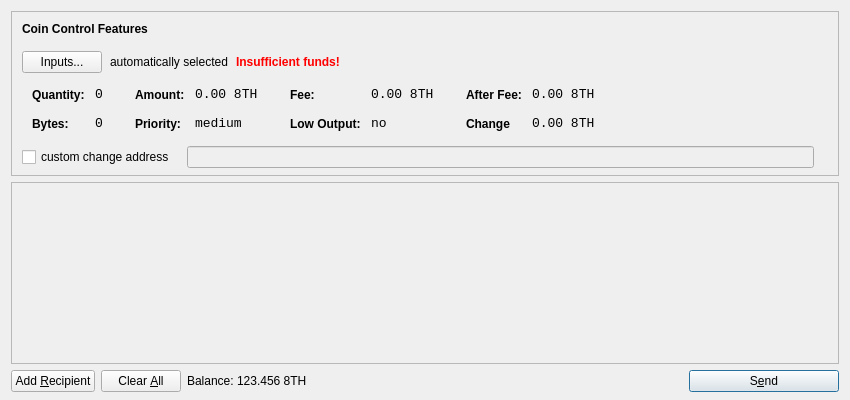
<?xml version="1.0" encoding="UTF-8"?>
<ui version="4.0">
 <class>SendCoinsDialog</class>
 <widget class="QDialog" name="SendCoinsDialog">
  <property name="geometry">
   <rect>
    <x>0</x>
    <y>0</y>
    <width>850</width>
    <height>400</height>
   </rect>
  </property>
  <property name="windowTitle">
   <string>Send Coins</string>
  </property>
  <layout class="QVBoxLayout" name="verticalLayout" stretch="0,1,0">
   <property name="bottomMargin">
    <number>8</number>
   </property>
   <item>
    <widget class="QFrame" name="frameCoinControl">
     <property name="sizePolicy">
      <sizepolicy hsizetype="Expanding" vsizetype="Expanding">
       <horstretch>0</horstretch>
       <verstretch>0</verstretch>
      </sizepolicy>
     </property>
     <property name="maximumSize">
      <size>
       <width>16777215</width>
       <height>16777215</height>
      </size>
     </property>
     <property name="frameShape">
      <enum>QFrame::StyledPanel</enum>
     </property>
     <property name="frameShadow">
      <enum>QFrame::Sunken</enum>
     </property>
     <layout class="QVBoxLayout" name="verticalLayoutCoinControl2">
      <property name="spacing">
       <number>-1</number>
      </property>
      <property name="leftMargin">
       <number>0</number>
      </property>
      <property name="topMargin">
       <number>0</number>
      </property>
      <property name="rightMargin">
       <number>0</number>
      </property>
      <property name="bottomMargin">
       <number>6</number>
      </property>
      <item>
       <layout class="QVBoxLayout" name="verticalLayoutCoinControl" stretch="0,0,0,0,1">
        <property name="spacing">
         <number>0</number>
        </property>
        <property name="leftMargin">
         <number>10</number>
        </property>
        <property name="topMargin">
         <number>10</number>
        </property>
        <item>
         <layout class="QHBoxLayout" name="horizontalLayoutCoinControl1">
          <property name="bottomMargin">
           <number>15</number>
          </property>
          <item>
           <widget class="QLabel" name="labelCoinControlFeatures">
            <property name="sizePolicy">
             <sizepolicy hsizetype="Preferred" vsizetype="Maximum">
              <horstretch>0</horstretch>
              <verstretch>0</verstretch>
             </sizepolicy>
            </property>
            <property name="font">
             <font>
              <weight>75</weight>
              <bold>true</bold>
             </font>
            </property>
            <property name="styleSheet">
             <string notr="true">font-weight:bold;</string>
            </property>
            <property name="text">
             <string>Coin Control Features</string>
            </property>
           </widget>
          </item>
         </layout>
        </item>
        <item>
         <layout class="QHBoxLayout" name="horizontalLayoutCoinControl2" stretch="0,0,0,0">
          <property name="spacing">
           <number>8</number>
          </property>
          <property name="bottomMargin">
           <number>10</number>
          </property>
          <item>
           <widget class="QPushButton" name="pushButtonCoinControl">
            <property name="styleSheet">
             <string notr="true"/>
            </property>
            <property name="text">
             <string>Inputs...</string>
            </property>
           </widget>
          </item>
          <item>
           <widget class="QLabel" name="labelCoinControlAutomaticallySelected">
            <property name="text">
             <string>automatically selected</string>
            </property>
            <property name="margin">
             <number>5</number>
            </property>
           </widget>
          </item>
          <item>
           <widget class="QLabel" name="labelCoinControlInsuffFunds">
            <property name="font">
             <font>
              <weight>75</weight>
              <bold>true</bold>
             </font>
            </property>
            <property name="styleSheet">
             <string notr="true">color:red;font-weight:bold;</string>
            </property>
            <property name="text">
             <string>Insufficient funds!</string>
            </property>
            <property name="margin">
             <number>5</number>
            </property>
           </widget>
          </item>
          <item>
           <spacer name="horizontalSpacerCoinControl">
            <property name="orientation">
             <enum>Qt::Horizontal</enum>
            </property>
            <property name="sizeHint" stdset="0">
             <size>
              <width>40</width>
              <height>1</height>
             </size>
            </property>
           </spacer>
          </item>
         </layout>
        </item>
        <item>
         <widget class="QWidget" name="widgetCoinControl" native="true">
          <property name="sizePolicy">
           <sizepolicy hsizetype="Preferred" vsizetype="Preferred">
            <horstretch>0</horstretch>
            <verstretch>0</verstretch>
           </sizepolicy>
          </property>
          <property name="minimumSize">
           <size>
            <width>0</width>
            <height>0</height>
           </size>
          </property>
          <property name="styleSheet">
           <string notr="true"/>
          </property>
          <layout class="QHBoxLayout" name="horizontalLayoutCoinControl5">
           <property name="margin">
            <number>0</number>
           </property>
           <item>
            <layout class="QHBoxLayout" name="horizontalLayoutCoinControl3" stretch="0,0,0,1">
             <property name="spacing">
              <number>20</number>
             </property>
             <property name="topMargin">
              <number>0</number>
             </property>
             <property name="bottomMargin">
              <number>10</number>
             </property>
             <item>
              <layout class="QFormLayout" name="formLayoutCoinControl1">
               <property name="horizontalSpacing">
                <number>10</number>
               </property>
               <property name="verticalSpacing">
                <number>14</number>
               </property>
               <property name="leftMargin">
                <number>10</number>
               </property>
               <property name="topMargin">
                <number>4</number>
               </property>
               <property name="rightMargin">
                <number>6</number>
               </property>
               <item row="0" column="0">
                <widget class="QLabel" name="labelCoinControlQuantityText">
                 <property name="styleSheet">
                  <string notr="true">font-weight:bold;</string>
                 </property>
                 <property name="text">
                  <string>Quantity:</string>
                 </property>
                 <property name="margin">
                  <number>0</number>
                 </property>
                </widget>
               </item>
               <item row="0" column="1">
                <widget class="QLabel" name="labelCoinControlQuantity">
                 <property name="font">
                  <font>
                   <family>Monospace</family>
                   <pointsize>10</pointsize>
                  </font>
                 </property>
                 <property name="cursor">
                  <cursorShape>IBeamCursor</cursorShape>
                 </property>
                 <property name="contextMenuPolicy">
                  <enum>Qt::ActionsContextMenu</enum>
                 </property>
                 <property name="text">
                  <string>0</string>
                 </property>
                 <property name="margin">
                  <number>0</number>
                 </property>
                 <property name="textInteractionFlags">
                  <set>Qt::LinksAccessibleByMouse|Qt::TextSelectableByKeyboard|Qt::TextSelectableByMouse</set>
                 </property>
                </widget>
               </item>
               <item row="1" column="0">
                <widget class="QLabel" name="labelCoinControlBytesText">
                 <property name="styleSheet">
                  <string notr="true">font-weight:bold;</string>
                 </property>
                 <property name="text">
                  <string>Bytes:</string>
                 </property>
                </widget>
               </item>
               <item row="1" column="1">
                <widget class="QLabel" name="labelCoinControlBytes">
                 <property name="font">
                  <font>
                   <family>Monospace</family>
                   <pointsize>10</pointsize>
                  </font>
                 </property>
                 <property name="cursor">
                  <cursorShape>IBeamCursor</cursorShape>
                 </property>
                 <property name="contextMenuPolicy">
                  <enum>Qt::ActionsContextMenu</enum>
                 </property>
                 <property name="text">
                  <string>0</string>
                 </property>
                 <property name="textInteractionFlags">
                  <set>Qt::LinksAccessibleByMouse|Qt::TextSelectableByKeyboard|Qt::TextSelectableByMouse</set>
                 </property>
                </widget>
               </item>
              </layout>
             </item>
             <item>
              <layout class="QFormLayout" name="formLayoutCoinControl2">
               <property name="horizontalSpacing">
                <number>10</number>
               </property>
               <property name="verticalSpacing">
                <number>14</number>
               </property>
               <property name="leftMargin">
                <number>6</number>
               </property>
               <property name="topMargin">
                <number>4</number>
               </property>
               <property name="rightMargin">
                <number>6</number>
               </property>
               <item row="0" column="0">
                <widget class="QLabel" name="labelCoinControlAmountText">
                 <property name="styleSheet">
                  <string notr="true">font-weight:bold;</string>
                 </property>
                 <property name="text">
                  <string>Amount:</string>
                 </property>
                 <property name="margin">
                  <number>0</number>
                 </property>
                </widget>
               </item>
               <item row="0" column="1">
                <widget class="QLabel" name="labelCoinControlAmount">
                 <property name="font">
                  <font>
                   <family>Monospace</family>
                   <pointsize>10</pointsize>
                  </font>
                 </property>
                 <property name="cursor">
                  <cursorShape>IBeamCursor</cursorShape>
                 </property>
                 <property name="contextMenuPolicy">
                  <enum>Qt::ActionsContextMenu</enum>
                 </property>
                 <property name="text">
                  <string>0.00 8TH</string>
                 </property>
                 <property name="textInteractionFlags">
                  <set>Qt::LinksAccessibleByMouse|Qt::TextSelectableByKeyboard|Qt::TextSelectableByMouse</set>
                 </property>
                </widget>
               </item>
               <item row="1" column="0">
                <widget class="QLabel" name="labelCoinControlPriorityText">
                 <property name="styleSheet">
                  <string notr="true">font-weight:bold;</string>
                 </property>
                 <property name="text">
                  <string>Priority:</string>
                 </property>
                </widget>
               </item>
               <item row="1" column="1">
                <widget class="QLabel" name="labelCoinControlPriority">
                 <property name="font">
                  <font>
                   <family>Monospace</family>
                   <pointsize>10</pointsize>
                  </font>
                 </property>
                 <property name="cursor">
                  <cursorShape>IBeamCursor</cursorShape>
                 </property>
                 <property name="contextMenuPolicy">
                  <enum>Qt::ActionsContextMenu</enum>
                 </property>
                 <property name="text">
                  <string>medium</string>
                 </property>
                 <property name="textInteractionFlags">
                  <set>Qt::LinksAccessibleByMouse|Qt::TextSelectableByKeyboard|Qt::TextSelectableByMouse</set>
                 </property>
                </widget>
               </item>
              </layout>
             </item>
             <item>
              <layout class="QFormLayout" name="formLayoutCoinControl3">
               <property name="horizontalSpacing">
                <number>10</number>
               </property>
               <property name="verticalSpacing">
                <number>14</number>
               </property>
               <property name="leftMargin">
                <number>6</number>
               </property>
               <property name="topMargin">
                <number>4</number>
               </property>
               <property name="rightMargin">
                <number>6</number>
               </property>
               <item row="0" column="0">
                <widget class="QLabel" name="labelCoinControlFeeText">
                 <property name="styleSheet">
                  <string notr="true">font-weight:bold;</string>
                 </property>
                 <property name="text">
                  <string>Fee:</string>
                 </property>
                 <property name="margin">
                  <number>0</number>
                 </property>
                </widget>
               </item>
               <item row="0" column="1">
                <widget class="QLabel" name="labelCoinControlFee">
                 <property name="font">
                  <font>
                   <family>Monospace</family>
                   <pointsize>10</pointsize>
                  </font>
                 </property>
                 <property name="cursor">
                  <cursorShape>IBeamCursor</cursorShape>
                 </property>
                 <property name="contextMenuPolicy">
                  <enum>Qt::ActionsContextMenu</enum>
                 </property>
                 <property name="text">
                  <string>0.00 8TH</string>
                 </property>
                 <property name="textInteractionFlags">
                  <set>Qt::LinksAccessibleByMouse|Qt::TextSelectableByKeyboard|Qt::TextSelectableByMouse</set>
                 </property>
                </widget>
               </item>
               <item row="1" column="0">
                <widget class="QLabel" name="labelCoinControlLowOutputText">
                 <property name="styleSheet">
                  <string notr="true">font-weight:bold;</string>
                 </property>
                 <property name="text">
                  <string>Low Output:</string>
                 </property>
                </widget>
               </item>
               <item row="1" column="1">
                <widget class="QLabel" name="labelCoinControlLowOutput">
                 <property name="font">
                  <font>
                   <family>Monospace</family>
                   <pointsize>10</pointsize>
                  </font>
                 </property>
                 <property name="cursor">
                  <cursorShape>IBeamCursor</cursorShape>
                 </property>
                 <property name="contextMenuPolicy">
                  <enum>Qt::ActionsContextMenu</enum>
                 </property>
                 <property name="text">
                  <string>no</string>
                 </property>
                 <property name="textInteractionFlags">
                  <set>Qt::LinksAccessibleByMouse|Qt::TextSelectableByKeyboard|Qt::TextSelectableByMouse</set>
                 </property>
                </widget>
               </item>
              </layout>
             </item>
             <item>
              <layout class="QFormLayout" name="formLayoutCoinControl4">
               <property name="horizontalSpacing">
                <number>10</number>
               </property>
               <property name="verticalSpacing">
                <number>14</number>
               </property>
               <property name="leftMargin">
                <number>6</number>
               </property>
               <property name="topMargin">
                <number>4</number>
               </property>
               <property name="rightMargin">
                <number>6</number>
               </property>
               <item row="0" column="0">
                <widget class="QLabel" name="labelCoinControlAfterFeeText">
                 <property name="styleSheet">
                  <string notr="true">font-weight:bold;</string>
                 </property>
                 <property name="text">
                  <string>After Fee:</string>
                 </property>
                 <property name="margin">
                  <number>0</number>
                 </property>
                </widget>
               </item>
               <item row="0" column="1">
                <widget class="QLabel" name="labelCoinControlAfterFee">
                 <property name="font">
                  <font>
                   <family>Monospace</family>
                   <pointsize>10</pointsize>
                  </font>
                 </property>
                 <property name="cursor">
                  <cursorShape>IBeamCursor</cursorShape>
                 </property>
                 <property name="contextMenuPolicy">
                  <enum>Qt::ActionsContextMenu</enum>
                 </property>
                 <property name="text">
                  <string>0.00 8TH</string>
                 </property>
                 <property name="textInteractionFlags">
                  <set>Qt::LinksAccessibleByMouse|Qt::TextSelectableByKeyboard|Qt::TextSelectableByMouse</set>
                 </property>
                </widget>
               </item>
               <item row="1" column="0">
                <widget class="QLabel" name="labelCoinControlChangeText">
                 <property name="styleSheet">
                  <string notr="true">font-weight:bold;</string>
                 </property>
                 <property name="text">
                  <string>Change</string>
                 </property>
                </widget>
               </item>
               <item row="1" column="1">
                <widget class="QLabel" name="labelCoinControlChange">
                 <property name="font">
                  <font>
                   <family>Monospace</family>
                   <pointsize>10</pointsize>
                  </font>
                 </property>
                 <property name="cursor">
                  <cursorShape>IBeamCursor</cursorShape>
                 </property>
                 <property name="contextMenuPolicy">
                  <enum>Qt::ActionsContextMenu</enum>
                 </property>
                 <property name="text">
                  <string>0.00 8TH</string>
                 </property>
                 <property name="textInteractionFlags">
                  <set>Qt::LinksAccessibleByMouse|Qt::TextSelectableByKeyboard|Qt::TextSelectableByMouse</set>
                 </property>
                </widget>
               </item>
              </layout>
             </item>
            </layout>
           </item>
          </layout>
         </widget>
        </item>
        <item>
         <layout class="QHBoxLayout" name="horizontalLayoutCoinControl4" stretch="0,0,0">
          <property name="spacing">
           <number>12</number>
          </property>
          <property name="sizeConstraint">
           <enum>QLayout::SetDefaultConstraint</enum>
          </property>
          <property name="topMargin">
           <number>5</number>
          </property>
          <property name="rightMargin">
           <number>5</number>
          </property>
          <item>
           <widget class="QCheckBox" name="checkBoxCoinControlChange">
            <property name="text">
             <string>custom change address</string>
            </property>
           </widget>
          </item>
          <item>
           <widget class="QLineEdit" name="lineEditCoinControlChange">
            <property name="enabled">
             <bool>false</bool>
            </property>
            <property name="sizePolicy">
             <sizepolicy hsizetype="Expanding" vsizetype="Fixed">
              <horstretch>0</horstretch>
              <verstretch>0</verstretch>
             </sizepolicy>
            </property>
           </widget>
          </item>
          <item>
           <widget class="QLabel" name="labelCoinControlChangeLabel">
            <property name="sizePolicy">
             <sizepolicy hsizetype="Preferred" vsizetype="Expanding">
              <horstretch>0</horstretch>
              <verstretch>0</verstretch>
             </sizepolicy>
            </property>
            <property name="minimumSize">
             <size>
              <width>0</width>
              <height>0</height>
             </size>
            </property>
            <property name="text">
             <string/>
            </property>
            <property name="margin">
             <number>3</number>
            </property>
           </widget>
          </item>
         </layout>
        </item>
        <item>
         <spacer name="verticalSpacerCoinControl">
          <property name="orientation">
           <enum>Qt::Vertical</enum>
          </property>
          <property name="sizeHint" stdset="0">
           <size>
            <width>800</width>
            <height>1</height>
           </size>
          </property>
         </spacer>
        </item>
       </layout>
      </item>
     </layout>
    </widget>
   </item>
   <item>
    <widget class="QScrollArea" name="scrollArea">
     <property name="widgetResizable">
      <bool>true</bool>
     </property>
     <widget class="QWidget" name="scrollAreaWidgetContents">
      <property name="geometry">
       <rect>
        <x>0</x>
        <y>0</y>
        <width>830</width>
        <height>165</height>
       </rect>
      </property>
      <layout class="QVBoxLayout" name="verticalLayout_2">
       <property name="margin">
        <number>0</number>
       </property>
       <item>
        <layout class="QVBoxLayout" name="entries">
         <property name="spacing">
          <number>6</number>
         </property>
        </layout>
       </item>
       <item>
        <spacer name="verticalSpacer">
         <property name="orientation">
          <enum>Qt::Vertical</enum>
         </property>
         <property name="sizeHint" stdset="0">
          <size>
           <width>20</width>
           <height>40</height>
          </size>
         </property>
        </spacer>
       </item>
      </layout>
     </widget>
    </widget>
   </item>
   <item>
    <layout class="QHBoxLayout" name="horizontalLayout">
     <item>
      <widget class="QPushButton" name="addButton">
       <property name="toolTip">
        <string>Send to multiple recipients at once</string>
       </property>
       <property name="text">
        <string>Add &amp;Recipient</string>
       </property>
       <property name="icon">
        <iconset resource="../bitcoin.qrc">
         <normaloff>:/icons/add</normaloff>:/icons/add</iconset>
       </property>
       <property name="autoDefault">
        <bool>false</bool>
       </property>
      </widget>
     </item>
     <item>
      <widget class="QPushButton" name="clearButton">
       <property name="sizePolicy">
        <sizepolicy hsizetype="Minimum" vsizetype="Fixed">
         <horstretch>0</horstretch>
         <verstretch>0</verstretch>
        </sizepolicy>
       </property>
       <property name="toolTip">
        <string>Remove all transaction fields</string>
       </property>
       <property name="text">
        <string>Clear &amp;All</string>
       </property>
       <property name="icon">
        <iconset resource="../bitcoin.qrc">
         <normaloff>:/icons/remove</normaloff>:/icons/remove</iconset>
       </property>
       <property name="autoRepeatDelay">
        <number>300</number>
       </property>
       <property name="autoDefault">
        <bool>false</bool>
       </property>
      </widget>
     </item>
     <item>
      <layout class="QHBoxLayout" name="horizontalLayout_2">
       <property name="spacing">
        <number>3</number>
       </property>
       <item>
        <widget class="QLabel" name="label">
         <property name="sizePolicy">
          <sizepolicy hsizetype="Preferred" vsizetype="Fixed">
           <horstretch>0</horstretch>
           <verstretch>0</verstretch>
          </sizepolicy>
         </property>
         <property name="text">
          <string>Balance:</string>
         </property>
        </widget>
       </item>
       <item>
        <widget class="QLabel" name="labelBalance">
         <property name="sizePolicy">
          <sizepolicy hsizetype="Preferred" vsizetype="Fixed">
           <horstretch>0</horstretch>
           <verstretch>0</verstretch>
          </sizepolicy>
         </property>
         <property name="cursor">
          <cursorShape>IBeamCursor</cursorShape>
         </property>
         <property name="text">
          <string>123.456 8TH</string>
         </property>
         <property name="textInteractionFlags">
          <set>Qt::LinksAccessibleByMouse|Qt::TextSelectableByKeyboard|Qt::TextSelectableByMouse</set>
         </property>
        </widget>
       </item>
      </layout>
     </item>
     <item>
      <spacer name="horizontalSpacer">
       <property name="orientation">
        <enum>Qt::Horizontal</enum>
       </property>
       <property name="sizeHint" stdset="0">
        <size>
         <width>40</width>
         <height>20</height>
        </size>
       </property>
      </spacer>
     </item>
     <item>
      <widget class="QPushButton" name="sendButton">
       <property name="minimumSize">
        <size>
         <width>150</width>
         <height>0</height>
        </size>
       </property>
       <property name="toolTip">
        <string>Confirm the send action</string>
       </property>
       <property name="text">
        <string>S&amp;end</string>
       </property>
       <property name="icon">
        <iconset resource="../bitcoin.qrc">
         <normaloff>:/icons/send</normaloff>:/icons/send</iconset>
       </property>
       <property name="default">
        <bool>true</bool>
       </property>
      </widget>
     </item>
    </layout>
   </item>
  </layout>
 </widget>
 <resources>
  <include location="../bitcoin.qrc"/>
 </resources>
 <connections/>
</ui>
